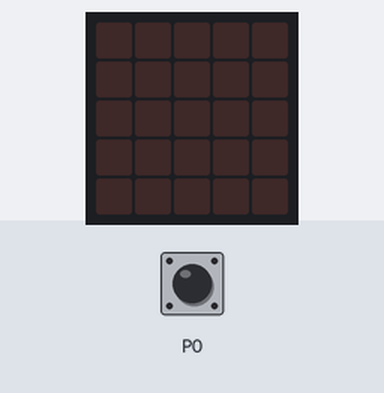
This program was run on a simulated BBC micro:bit (MakeCode). On the bench: the board's 5×5 LED display. The test bench sets the inputs (shaded band); at power-on: P0 LOW.

Above: at 1.2 s.
1.3 s: P0 pulled HIGH for 3.2 s
At 4.8 s:
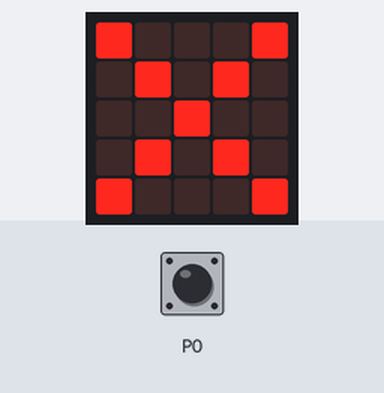
6.0 s: P0 pulled HIGH for 0.15 s
At 7.0 s:
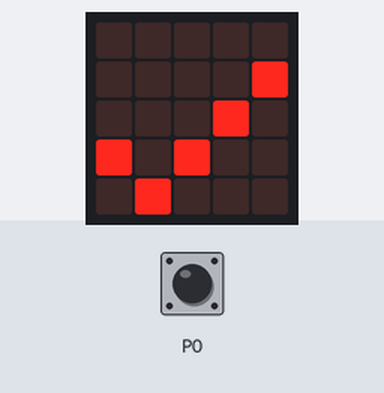
Timing chart, 0 to 9.0 s (numbered marks = the images above; inputs shaded):
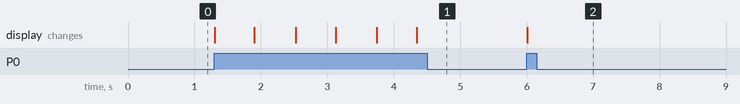

Measured:
- after the input at 1.3 s, the display: first changes at once (image 1 shows a later state)
- after the input at 6.0 s, the display: changes at once (image 2)

The program:

main.ts
```typescript
let stato = 0
basic.forever(function () {
    if (pins.digitalReadPin(DigitalPin.P0) == 1 && stato == 0) {
        basic.showIcon(IconNames.Yes)
        stato = 1
    }
    if (pins.digitalReadPin(DigitalPin.P0) == 1 && stato == 1) {
        basic.showIcon(IconNames.No)
        stato = 0
    }
})
```

test.ts
```typescript
// i test vanno qui; questi non saranno compilati quando questo pacchetto viene usato come estensione.
```
